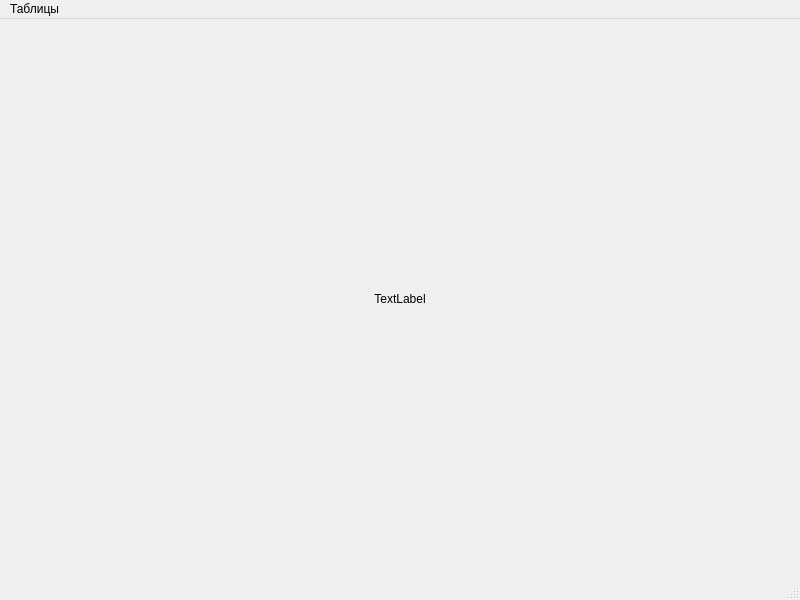
<?xml version="1.0" encoding="UTF-8"?>
<ui version="4.0">
 <class>MainWindow</class>
 <widget class="QMainWindow" name="MainWindow">
  <property name="geometry">
   <rect>
    <x>0</x>
    <y>0</y>
    <width>800</width>
    <height>600</height>
   </rect>
  </property>
  <property name="windowTitle">
   <string>MainWindow</string>
  </property>
  <widget class="QWidget" name="centralwidget">
   <layout class="QVBoxLayout" name="verticalLayout">
    <item>
     <widget class="QLabel" name="label">
      <property name="text">
       <string>TextLabel</string>
      </property>
      <property name="alignment">
       <set>Qt::AlignCenter</set>
      </property>
     </widget>
    </item>
   </layout>
  </widget>
  <widget class="QMenuBar" name="menubar">
   <property name="geometry">
    <rect>
     <x>0</x>
     <y>0</y>
     <width>800</width>
     <height>31</height>
    </rect>
   </property>
   <widget class="QMenu" name="menu">
    <property name="title">
     <string>Таблицы</string>
    </property>
    <addaction name="timetablesAction"/>
    <addaction name="studentsAction"/>
    <addaction name="teachersAction"/>
    <addaction name="groupsAction"/>
    <addaction name="audiencesAction"/>
    <addaction name="subjectsAction"/>
   </widget>
   <addaction name="menu"/>
  </widget>
  <widget class="QStatusBar" name="statusbar"/>
  <action name="timetablesAction">
   <property name="text">
    <string>Расписание</string>
   </property>
  </action>
  <action name="studentsAction">
   <property name="text">
    <string>Студенты</string>
   </property>
  </action>
  <action name="teachersAction">
   <property name="text">
    <string>Преподаватели</string>
   </property>
  </action>
  <action name="groupsAction">
   <property name="text">
    <string>Группы</string>
   </property>
  </action>
  <action name="audiencesAction">
   <property name="text">
    <string>Аудитории</string>
   </property>
  </action>
  <action name="subjectsAction">
   <property name="text">
    <string>Предметы</string>
   </property>
  </action>
 </widget>
 <resources/>
 <connections/>
</ui>
